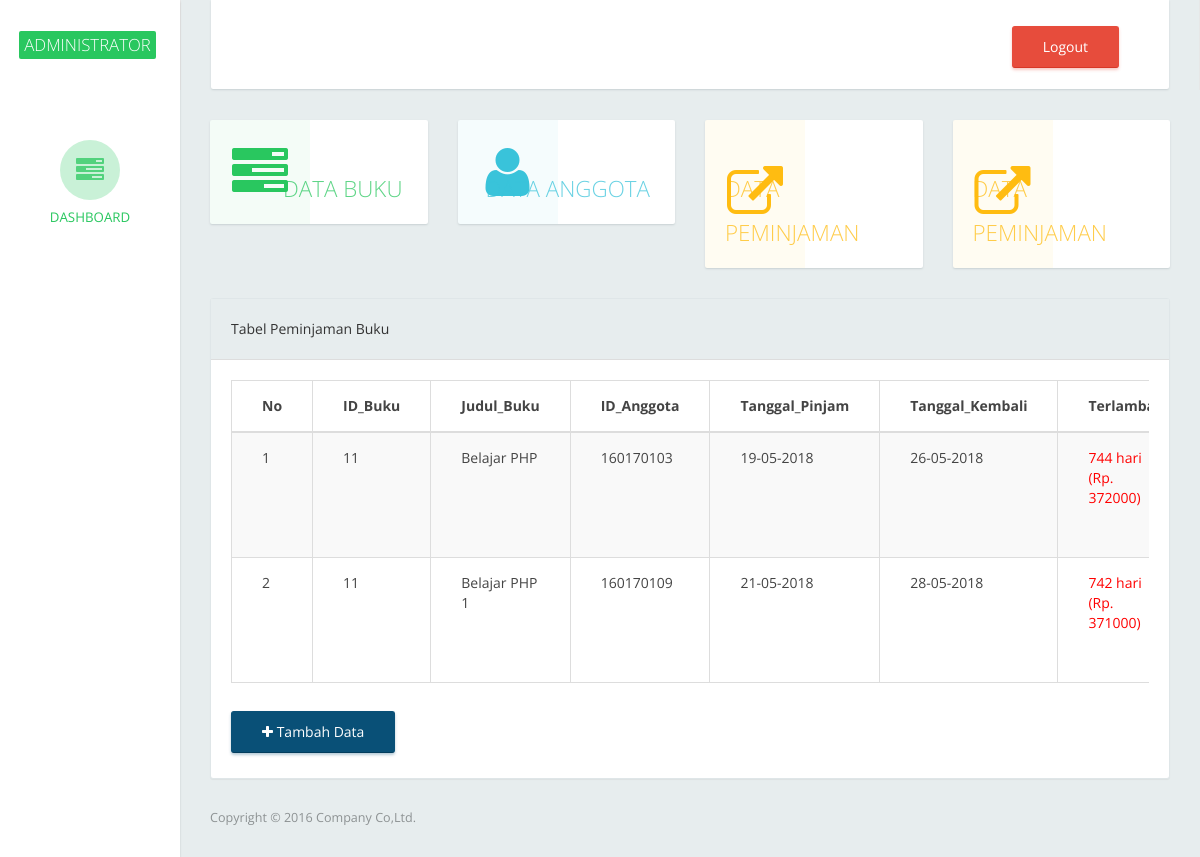
The app's page /adminn.php?page=transaksi with its own data.
### tables this page shows
CREATE TABLE `tb_pinjam` (
  `id_pinjam` int(10) NOT NULL,
  `id_buku` varchar(20) NOT NULL,
  `judul` varchar(50) DEFAULT NULL,
  `id_anggota` varchar(20) NOT NULL,
  `tanggal_pinjam` varchar(10) NOT NULL,
  `tanggal_kembali` varchar(10) NOT NULL,
  `status` varchar(20) NOT NULL
);

### function.php (called while the page is built)
<?php
	function terlambat($tgl_dateline, $tgl_kembali) {
	$tgl_dateline_pecah = explode("-", $tgl_dateline);
	$tgl_dateline_pecah = $tgl_dateline_pecah[2]."-".$tgl_dateline_pecah[1]."-".$tgl_dateline_pecah[0];
	$tgl_kembali_pecah = explode("-", $tgl_kembali);
	$tgl_kembali_pecah = $tgl_kembali_pecah[2]."-".$tgl_kembali_pecah[1]."-".$tgl_kembali_pecah[0];
	$selisih = strtotime($tgl_kembali_pecah)-strtotime($tgl_dateline_pecah);
	$selisih = $selisih/86400;
	if ($selisih>=1){
		$hasil_tgl = floor($selisih);
	}else{
		$hasil_tgl = 0;
	}
	return $hasil_tgl;
	}
 ?>

### page/transaksi/transaksi.php (the view, shortened to what this page needs)
<div class="row">
                <div class="col-md-12">
                    <div class="panel panel-default">
                        <div class="panel-heading">
                            Tabel Peminjaman Buku
                        </div>
                        <div class="panel-body">
                            <div class="table-responsive">
                                <table class="table table-striped table-bordered table-hover" id="dataTables-example">
                                    <thead>
                                        <tr>
                                        	<th>No</th>
                                            <th>ID_Buku</th>
                                            <th>Judul_Buku</th>
                                            <th>ID_Anggota</th>
                                            <th>Tanggal_Pinjam</th>
                                            <th>Tanggal_Kembali</th>
                                            <th>Terlambat</th>
                                        </tr>
                                    </thead>
                                    <tbody>
                                    <?php
                                        $no = 1;
                                        $sql = $koneksi->query("SELECT * from tb_pinjam where status='Pinjam'");
                                        while ($data=$sql->fetch_assoc()) {
                                    ?>
                                        <tr>
                                        <td><?php echo $no++; ?></td>
                                        <td><?php echo $data['id_buku'];?></td>
                                        <td><?php echo $data['judul'];?></td>
                                        <td><?php echo $data['id_anggota'];?></td>
                                        <td><?php echo $data['tanggal_pinjam'];?></td>
                                        <td><?php echo $data['tanggal_kembali'];?></td>
                                        <td>
                                        <?php
                                            $denda = 500;
                                        	$tgl_dateline = $data['tanggal_kembali'];
                                        	$tgl_kembali = date ('d-m-Y');
                                        	$lambat = terlambat($tgl_dateline, $tgl_kembali);
                                        	$denda1 = $lambat * $denda;
                                        	if ($lambat>0){
                                        		echo "
                                        		<font color='red'>$lambat hari<br>(Rp. $denda1)</font>
                                        		";
                                        	}else{
                                        		echo $lambat ." Hari";
                                        	}
                                        ?>
                                        </td>
                                        </tr>
                                        <?php } ?>
                                    </tbody>
                                    </table>
                                    </div>
                                    <a href="?page=transaksi-tambah" class="btn btn-primary" style="margin-top: 8px;"><i class="fa fa-plus"></i> Tambah Data</a>
                                </div>
                            </div>
                    </div>
        </div>

### records on screen
tb_pinjam: id_buku "11", judul "Belajar PHP", id_anggota "160170103", tanggal_pinjam "19-05-2018", tanggal_kembali "26-05-2018", tanggal_kembali "744", tanggal_kembali "372000"
tb_pinjam: id_buku "11", judul "Belajar PHP 1", id_anggota "160170109", tanggal_pinjam "21-05-2018", tanggal_kembali "28-05-2018", tanggal_kembali "742", tanggal_kembali "371000"
